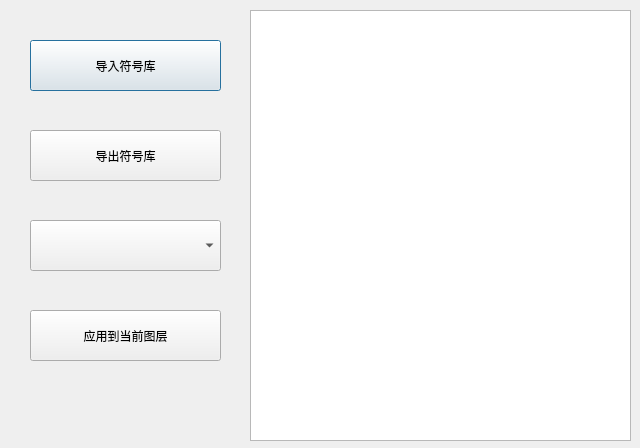
<?xml version="1.0" encoding="UTF-8"?>
<ui version="4.0">
 <class>SymbolLibManagerClass</class>
 <widget class="QDialog" name="SymbolLibManagerClass">
  <property name="geometry">
   <rect>
    <x>0</x>
    <y>0</y>
    <width>640</width>
    <height>448</height>
   </rect>
  </property>
  <property name="minimumSize">
   <size>
    <width>640</width>
    <height>448</height>
   </size>
  </property>
  <property name="maximumSize">
   <size>
    <width>640</width>
    <height>448</height>
   </size>
  </property>
  <property name="windowTitle">
   <string>SymbolLibManager</string>
  </property>
  <widget class="QPushButton" name="btnImport">
   <property name="geometry">
    <rect>
     <x>30</x>
     <y>40</y>
     <width>191</width>
     <height>51</height>
    </rect>
   </property>
   <property name="text">
    <string>导入符号库</string>
   </property>
  </widget>
  <widget class="QPushButton" name="btnExportSLD">
   <property name="geometry">
    <rect>
     <x>30</x>
     <y>130</y>
     <width>191</width>
     <height>51</height>
    </rect>
   </property>
   <property name="text">
    <string>导出符号库</string>
   </property>
  </widget>
  <widget class="QPushButton" name="applyButton">
   <property name="geometry">
    <rect>
     <x>30</x>
     <y>310</y>
     <width>191</width>
     <height>51</height>
    </rect>
   </property>
   <property name="text">
    <string>应用到当前图层</string>
   </property>
  </widget>
  <widget class="QComboBox" name="LayerComboBox">
   <property name="geometry">
    <rect>
     <x>30</x>
     <y>220</y>
     <width>191</width>
     <height>51</height>
    </rect>
   </property>
  </widget>
  <widget class="QListWidget" name="listWidgetSymbols">
   <property name="geometry">
    <rect>
     <x>250</x>
     <y>10</y>
     <width>381</width>
     <height>431</height>
    </rect>
   </property>
  </widget>
 </widget>
 <layoutdefault spacing="6" margin="11"/>
 <resources/>
 <connections/>
</ui>
